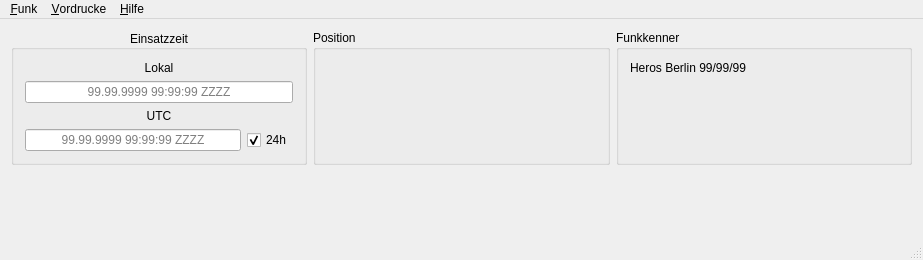
<?xml version="1.0" encoding="UTF-8"?>
<ui version="4.0">
 <class>Hauptfenster</class>
 <widget class="QMainWindow" name="Hauptfenster">
  <property name="geometry">
   <rect>
    <x>0</x>
    <y>0</y>
    <width>923</width>
    <height>260</height>
   </rect>
  </property>
  <property name="focusPolicy">
   <enum>Qt::ClickFocus</enum>
  </property>
  <property name="windowTitle">
   <string>Einsatzleitsystem - Klient</string>
  </property>
  <widget class="QWidget" name="centralWidget">
   <layout class="QVBoxLayout" name="verticalLayout_6">
    <item>
     <layout class="QHBoxLayout" name="horizontalLayout_2">
      <item>
       <widget class="QGroupBox" name="groupBox">
        <property name="sizePolicy">
         <sizepolicy hsizetype="MinimumExpanding" vsizetype="Preferred">
          <horstretch>0</horstretch>
          <verstretch>0</verstretch>
         </sizepolicy>
        </property>
        <property name="title">
         <string>Einsatzzeit</string>
        </property>
        <property name="alignment">
         <set>Qt::AlignCenter</set>
        </property>
        <property name="flat">
         <bool>false</bool>
        </property>
        <property name="checkable">
         <bool>false</bool>
        </property>
        <layout class="QVBoxLayout" name="verticalLayout_7">
         <item>
          <layout class="QVBoxLayout" name="verticalLayout">
           <item>
            <widget class="QLabel" name="label">
             <property name="text">
              <string>Lokal</string>
             </property>
             <property name="alignment">
              <set>Qt::AlignCenter</set>
             </property>
            </widget>
           </item>
           <item>
            <widget class="QLineEdit" name="txtZeitLokal">
             <property name="sizePolicy">
              <sizepolicy hsizetype="MinimumExpanding" vsizetype="Fixed">
               <horstretch>0</horstretch>
               <verstretch>0</verstretch>
              </sizepolicy>
             </property>
             <property name="alignment">
              <set>Qt::AlignCenter</set>
             </property>
             <property name="readOnly">
              <bool>true</bool>
             </property>
             <property name="placeholderText">
              <string notr="true">99.99.9999 99:99:99 ZZZZ</string>
             </property>
            </widget>
           </item>
          </layout>
         </item>
         <item>
          <layout class="QVBoxLayout" name="verticalLayout_2">
           <item>
            <widget class="QLabel" name="label_2">
             <property name="text">
              <string>UTC</string>
             </property>
             <property name="alignment">
              <set>Qt::AlignCenter</set>
             </property>
            </widget>
           </item>
           <item>
            <layout class="QHBoxLayout" name="horizontalLayout_3">
             <item>
              <widget class="QLineEdit" name="txtZeitUTC">
               <property name="sizePolicy">
                <sizepolicy hsizetype="MinimumExpanding" vsizetype="Fixed">
                 <horstretch>0</horstretch>
                 <verstretch>0</verstretch>
                </sizepolicy>
               </property>
               <property name="text">
                <string/>
               </property>
               <property name="alignment">
                <set>Qt::AlignCenter</set>
               </property>
               <property name="readOnly">
                <bool>true</bool>
               </property>
               <property name="placeholderText">
                <string notr="true">99.99.9999 99:99:99 ZZZZ</string>
               </property>
              </widget>
             </item>
             <item>
              <widget class="QCheckBox" name="Stundenmodus">
               <property name="text">
                <string>24h</string>
               </property>
               <property name="checked">
                <bool>true</bool>
               </property>
              </widget>
             </item>
            </layout>
           </item>
          </layout>
         </item>
        </layout>
       </widget>
      </item>
      <item>
       <widget class="QGroupBox" name="groupBox_2">
        <property name="sizePolicy">
         <sizepolicy hsizetype="MinimumExpanding" vsizetype="Preferred">
          <horstretch>0</horstretch>
          <verstretch>0</verstretch>
         </sizepolicy>
        </property>
        <property name="title">
         <string>Position</string>
        </property>
        <layout class="QVBoxLayout" name="verticalLayout_3">
         <item>
          <widget class="QStackedWidget" name="PositionStapel">
           <property name="currentIndex">
            <number>0</number>
           </property>
           <widget class="QWidget" name="Koordinate"/>
           <widget class="QWidget" name="KeineAPI">
            <layout class="QVBoxLayout" name="verticalLayout_4">
             <item>
              <widget class="QLabel" name="label_3">
               <property name="text">
                <string>&lt;html&gt;&lt;head/&gt;&lt;body&gt;&lt;p&gt;&lt;span style=&quot; font-weight:600; color:#ff0000;&quot;&gt;Keine GPS API gefunden.&lt;/span&gt;&lt;/p&gt;&lt;/body&gt;&lt;/html&gt;</string>
               </property>
               <property name="alignment">
                <set>Qt::AlignCenter</set>
               </property>
               <property name="wordWrap">
                <bool>true</bool>
               </property>
              </widget>
             </item>
            </layout>
           </widget>
          </widget>
         </item>
        </layout>
       </widget>
      </item>
      <item>
       <widget class="QGroupBox" name="groupBox_3">
        <property name="sizePolicy">
         <sizepolicy hsizetype="MinimumExpanding" vsizetype="Preferred">
          <horstretch>0</horstretch>
          <verstretch>0</verstretch>
         </sizepolicy>
        </property>
        <property name="title">
         <string>Funkkenner</string>
        </property>
        <layout class="QVBoxLayout" name="verticalLayout_5">
         <item>
          <widget class="QLabel" name="txtFunkkenner">
           <property name="text">
            <string>Heros Berlin 99/99/99</string>
           </property>
          </widget>
         </item>
         <item>
          <spacer name="verticalSpacer_2">
           <property name="orientation">
            <enum>Qt::Vertical</enum>
           </property>
           <property name="sizeHint" stdset="0">
            <size>
             <width>20</width>
             <height>102</height>
            </size>
           </property>
          </spacer>
         </item>
        </layout>
       </widget>
      </item>
     </layout>
    </item>
    <item>
     <spacer name="verticalSpacer">
      <property name="orientation">
       <enum>Qt::Vertical</enum>
      </property>
      <property name="sizeHint" stdset="0">
       <size>
        <width>20</width>
        <height>364</height>
       </size>
      </property>
     </spacer>
    </item>
   </layout>
  </widget>
  <widget class="QMenuBar" name="menuBar">
   <property name="geometry">
    <rect>
     <x>0</x>
     <y>0</y>
     <width>923</width>
     <height>27</height>
    </rect>
   </property>
   <widget class="QMenu" name="menu_Funk">
    <property name="title">
     <string>&amp;Funk</string>
    </property>
    <addaction name="action_Kenner_setzen"/>
    <addaction name="action_Alphabet"/>
   </widget>
   <widget class="QMenu" name="menu_Hilfe">
    <property name="title">
     <string>&amp;Hilfe</string>
    </property>
    <addaction name="action_Ueber"/>
    <addaction name="action_Ueber_Erweiterungen"/>
   </widget>
   <widget class="QMenu" name="menu_Vordrucke">
    <property name="title">
     <string>&amp;Vordrucke</string>
    </property>
   </widget>
   <addaction name="menu_Funk"/>
   <addaction name="menu_Vordrucke"/>
   <addaction name="menu_Hilfe"/>
  </widget>
  <widget class="QStatusBar" name="statusBar"/>
  <action name="action_Kenner_setzen">
   <property name="text">
    <string>&amp;Kenner setzen</string>
   </property>
  </action>
  <action name="action_Alphabet">
   <property name="text">
    <string>&amp;Alphabet</string>
   </property>
  </action>
  <action name="action_Ueber">
   <property name="text">
    <string>&amp;Über</string>
   </property>
  </action>
  <action name="action_Ueber_Erweiterungen">
   <property name="text">
    <string>Über &amp;Erweiterungen</string>
   </property>
  </action>
 </widget>
 <layoutdefault spacing="6" margin="11"/>
 <resources/>
 <connections/>
</ui>
